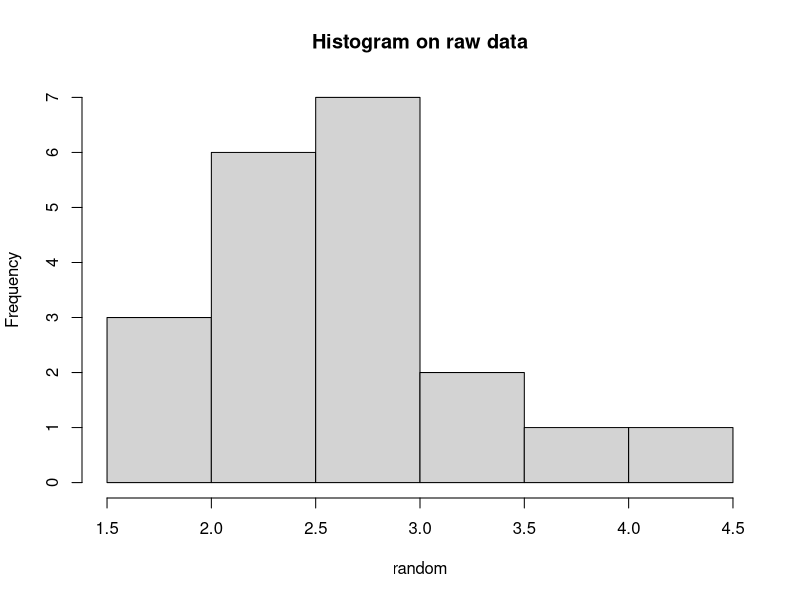
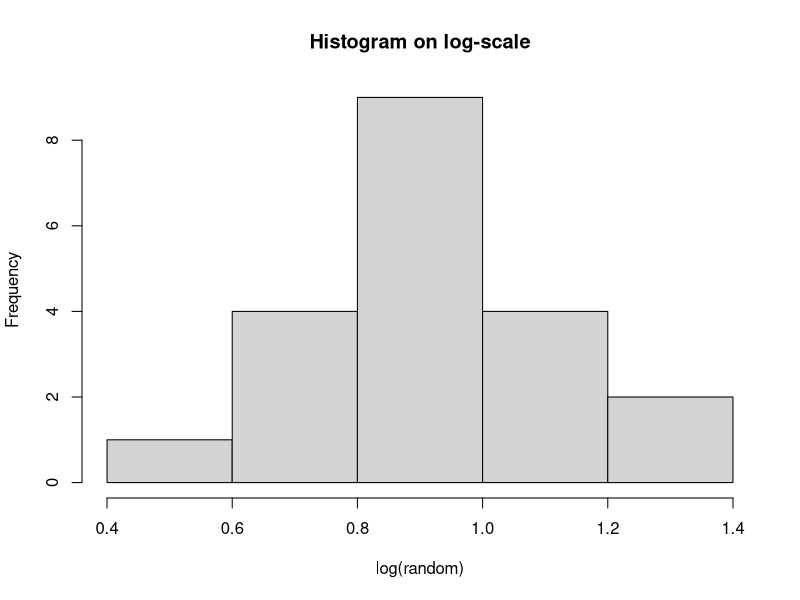

These charts were generated, in order, by the following R code:
## ---- chunk 1
set.seed(12)
random <- rlnorm(20, meanlog = 1, sdlog = 0.25)
## ---- chunk 2
hist(random, main = 'Histogram on raw data')
## ---- chunk 3
hist(log(random), main = "Histogram on log-scale")
